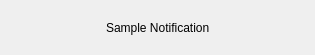
<?xml version="1.0" encoding="UTF-8"?>
<ui version="4.0">
 <class>warning_window</class>
 <widget class="QFrame" name="warning_window">
  <property name="geometry">
   <rect>
    <x>0</x>
    <y>0</y>
    <width>315</width>
    <height>55</height>
   </rect>
  </property>
  <property name="windowTitle">
   <string>Frame</string>
  </property>
  <layout class="QGridLayout" name="gridLayout_2">
   <item row="0" column="0">
    <spacer name="horizontalSpacer">
     <property name="orientation">
      <enum>Qt::Horizontal</enum>
     </property>
     <property name="sizeHint" stdset="0">
      <size>
       <width>40</width>
       <height>20</height>
      </size>
     </property>
    </spacer>
   </item>
   <item row="0" column="1">
    <widget class="QLabel" name="label">
     <property name="text">
      <string>Sample Notification</string>
     </property>
    </widget>
   </item>
   <item row="0" column="2">
    <spacer name="horizontalSpacer_2">
     <property name="orientation">
      <enum>Qt::Horizontal</enum>
     </property>
     <property name="sizeHint" stdset="0">
      <size>
       <width>40</width>
       <height>20</height>
      </size>
     </property>
    </spacer>
   </item>
  </layout>
 </widget>
 <resources/>
 <connections/>
</ui>
